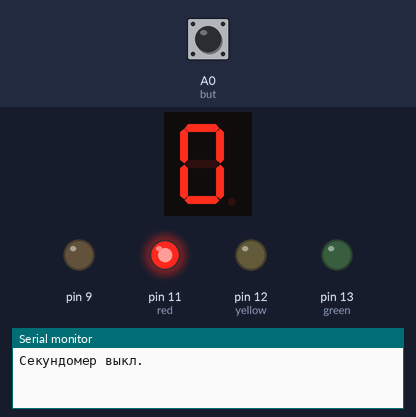
A sketch run on a simulated Arduino Uno, built with avr-gcc and run on an emulated ATmega328P. Shown: 1-digit seven-segment display, output pins drawn as LEDs (lit = HIGH), the last lines printed to the serial monitor. Wiring (from diagram.json): 1-digit 7-segment display, segments lit when HIGH: segments pin 2, pin 3, pin 4, pin 5, pin 6, pin 7, pin 8. Inputs (shaded band) come from the test bench; at power-on: A0 (but) LOW. The segment pins are drawn as the display they are named for; pins used as bus, display or sensor lines are not drawn.

Above: at 1.2 s.
1.3 s: A0 (but) pulled HIGH for 1 s
At 5.1 s:
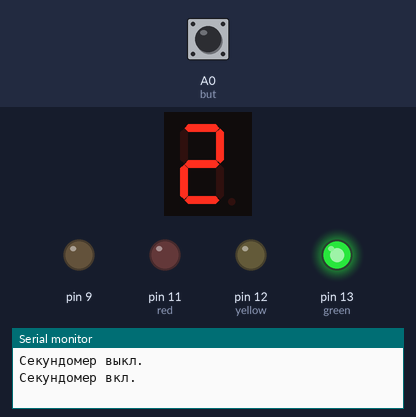
5.3 s: A0 (but) pulled HIGH for 3.2 s
At 7.7 s:
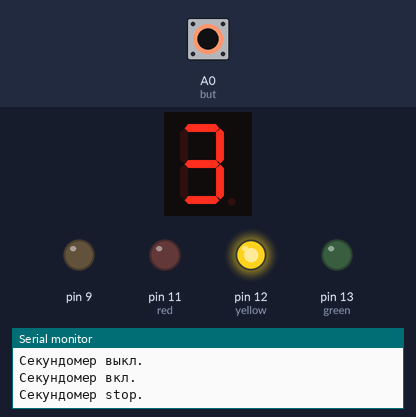
10.0 s: A0 (but) pulled HIGH for 0.15 s
At 11.3 s:
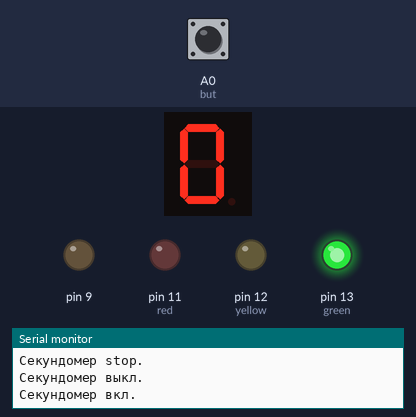
Timing chart, 0 to 13.0 s (numbered marks = the images above; inputs shaded):
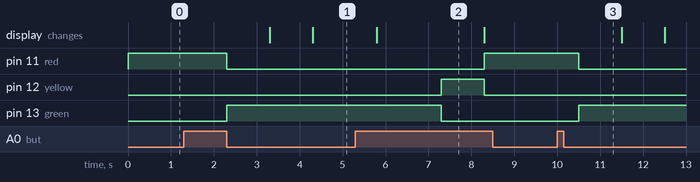

Measured:
- after the input at 1.3 s, pin 11 (red): HIGH → LOW after 1.0 s; pin 13 (green): LOW → HIGH after 1.0 s; the display: first changes after 2.0 s (image 1 shows a later state)
- after the input at 5.3 s, pin 11 (red): LOW → HIGH after 3.0 s; pin 12 (yellow): LOW → HIGH after 2.0 s, → LOW 1.0 s later; pin 13 (green): HIGH → LOW after 2.0 s
- after the input at 10.0 s, pin 11 (red): HIGH → LOW after 0.50 s; pin 13 (green): LOW → HIGH after 0.50 s
- what the display in image 2 shows lasts 2.5 s, from 5.8 s to 8.3 s

The sketch:

sketch.ino
```cpp
int but = A0;
int led = 2;

#define FIRST_SEGMENT_PIN   2
#define SEGMENT_COUNT       8

int red = 11;
int yellow = 12;
int green = 13;

int delaypushbut = 500; //чтобы было время на нажатие. Цикл работает быстрее, чем происходит событие нажатия

/* Всего цифр 10, поэтому в массиве 10 чисел.
   Цифры 0-9*/
byte numberSegments[10] = {
0b00111111,
0b00000110,
0b01011011,
0b01001111,
0b01100110,
0b01101101,
0b01111101,
0b00000111,
0b01111111,
0b01101111
};

byte val = 0;
boolean switching = false;
int button2WasUp = 0;
int countclick = 0;
bool upbut = true;

#define dot 300 //длительность короткого сос
#define dash 1200 //длительность длинного сос
void setup() {
    pinMode(but, INPUT);
    pinMode(red, OUTPUT);
    pinMode(yellow, OUTPUT);
    pinMode(green, OUTPUT);
    for (int i = 0; i < SEGMENT_COUNT; ++i)
      pinMode(i + FIRST_SEGMENT_PIN, OUTPUT);
    changeinteger(0); // секундомер in 0
    Serial.begin(9600);
}

void loop() {
  buttonOn(); //отслеживание события на нажатие кнопки

if (switching ) { // Если флаг включен, то идёт отчёт
  // timer for 0-9
  for(int i=0; i<10; i++){
    //  Пусть им будет номер текущей секунды, зацикленный на десятке
    // int number = (millis() / 1000) % 10; // время секундомера начинается
    // относительно запуска симуляции

    changeinteger(i);
    if (i == 9) i = -1;
    delay(1000);
    buttonOn(); //отслеживание события на нажатие кнопки
    if (!switching) break;
  }
}
}

void butok(){

  if(upbut) {
    if(countclick == 0) {
      digitalWrite(red, HIGH);
      digitalWrite(yellow, LOW);
      digitalWrite(green, LOW);
      changeinteger(0);
      switching = false;
      Serial.println("Секундомер выкл.");

    } else if (countclick == 1) {
      digitalWrite(red, LOW);
      digitalWrite(yellow, LOW);
      digitalWrite(green, HIGH);
      switching = true; // Переводим флаг в вкл. состояние
      Serial.println("Секундомер вкл.");

    } else if (countclick == 2) {
      digitalWrite(red, LOW);
      digitalWrite(yellow, HIGH);
      digitalWrite(green, LOW);
      switching = false;
      Serial.println("Секундомер stop.");

    }
  }

  upbut = false;
}


void buttonOn(){
val=digitalRead(but);
if(val == HIGH) {// Иначе если нажата Btn1
    if(button2WasUp == 0) {
      button2WasUp++;
      delay(delaypushbut);

    } else {
      if (countclick == 2) countclick = 0;
      else countclick++;
      button2WasUp = 0;
      upbut = true;
      switching = false;
      delay(delaypushbut);

    }
  }
  butok();
}

void changeinteger(int looping){
  // определяем число, которое следует отобразить.
  // получаем код из массива, в котором содержится полученная цифра
  int mask = numberSegments[looping];
  // для каждого из 7 сегментов индикатора
  for (int i = 0; i < SEGMENT_COUNT; ++i) {
    // определяем: должен ли он быть включён.
    boolean enableSegment = bitRead(mask, i);
    // включаем/выключаем сегмент на основе полученного значения
    digitalWrite(i + FIRST_SEGMENT_PIN, enableSegment);
  }
}
```
